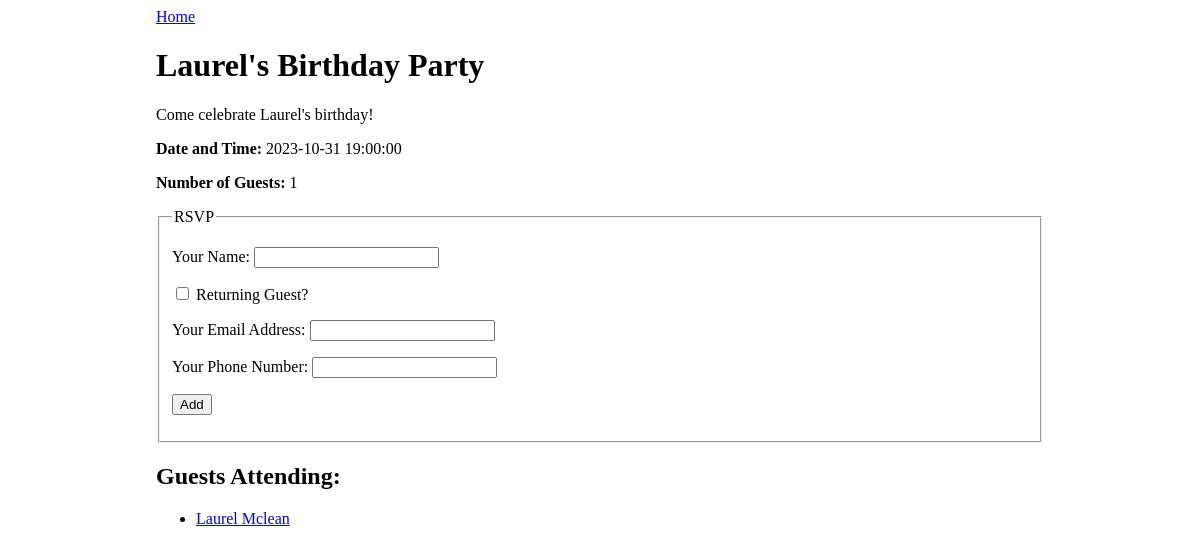
Screenshot of /event/1 with the database file from the repository.
### events_app/models.py (models this page shows)
class Event(db.Model):
    id = db.Column(db.Integer, primary_key=True)
    title = db.Column(db.String(80), nullable=False)
    description = db.Column(db.String(250))
    date_and_time = db.Column(db.DateTime)
    guests = db.relationship(
        'Guest', secondary='guest_event', back_populates='events_attending')
    event_type = db.Column(db.Enum(Type), default=Type.OTHER)

class Guest(db.Model):
    id = db.Column(db.Integer, primary_key=True)
    name = db.Column(db.String(80), nullable=False)
    email = db.Column(db.String(80), nullable=False, unique=True)
    phone = db.Column(db.String(10), nullable=False)
    events_attending = db.relationship(
        'Event', secondary='guest_event', back_populates='guests')

### events_app/routes.py (the view)
@main.route('/event/<event_id>', methods=['GET'])
def event_detail(event_id):
    event = Event.query.get(event_id)
    return render_template('event_detail.html', event=event)

### events_app/templates/event_detail.html (shortened to what this page needs)
{% extends 'base.html' %}
{% block content %}
<a href="/">Home</a>
<h1>{{ event.title }}</h1>
<p>{{ event.description }}</p>
<p><strong>Date and Time: </strong>{{ event.date_and_time }}</p>
<p><strong>Number of Guests: </strong>{{ event.guests|length }}</p>
<form method="POST">
    <fieldset>
        <legend>RSVP</legend>
        <p>
            <label>
                Your Name:
                <input type="text" name="guest_name">
            </label>
        </p>
        <p>
            <label>
                <input type="checkbox" name="returning" onchange="returningGuestChanged(this.checked)">
                Returning Guest?
            </label>
        </p>
        <div id="new-guest-info">
            <p>
                <label>
                    Your Email Address:
                    <input type="email" name="email">
                </label>
            </p>
            <p>
                <label>
                    Your Phone Number:
                    <input type="phone" name="phone">
                </label>
            </p>
        </div>
        <p>
            <input type="submit" name="submit" value="Add">
        </p>
    </fieldset>
</form>
<h2>Guests Attending:</h2>
<ul>
    {% for guest in event.guests %}
    <li><a href="/guest/{{ guest.id }}">{{ guest.name }}</a></li>
    {% endfor %}
</ul>
{% endblock %}

### events_app/static/style.css (style rules this page uses)
body { display: flex; justify-content: center; }

### rows the page displays
Event: title "Laurel's Birthday Party", description "Come celebrate Laurel's birthday!", date_and_time "2023-10-31 19:00:00"
Guest: name "Laurel Mclean"

### other values shown
{{ event.guests|length }} "1"
